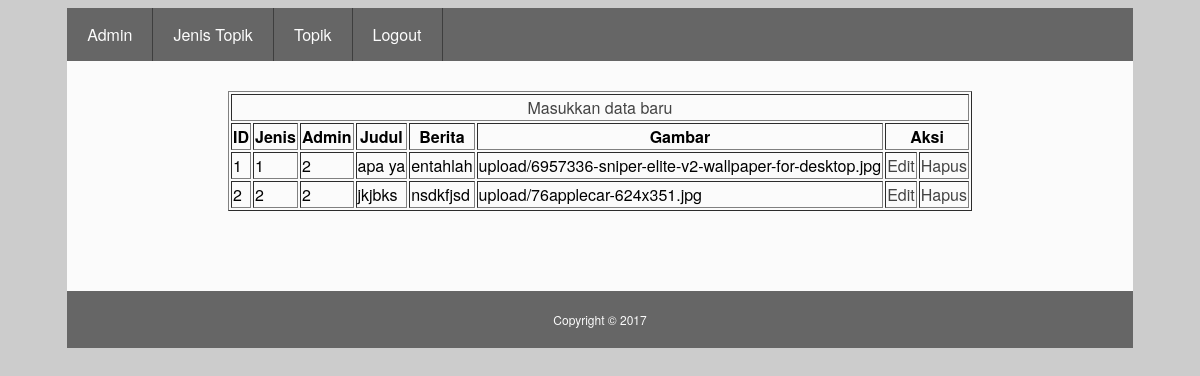
The page /admin/topik.php on the database its author committed.
### tables this page shows
CREATE TABLE IF NOT EXISTS `tbtopik` (
`idTopik` int(10) NOT NULL,
  `idJenisTopik` int(3) NOT NULL,
  `idAdmin` int(3) NOT NULL,
  `judul` varchar(255) NOT NULL,
  `img` varchar(255) DEFAULT NULL,
  `berita` text NOT NULL
);

### class/crud.php (called while the page is built, shortened)
<?php
	class crud{
		private $hasil = array();
		public function select($tabel, $kolom="*", $kondisi=null, $urut=null, $batas=null){
			$q = 'SELECT '.$kolom.' FROM '.$tabel;
			$query = mysql_query($q);
			if($query){
				$this->jmlBaris = mysql_num_rows($query);
				for ($i=0; $i<$this->jmlBaris; $i++) {
					$r = mysql_fetch_array($query);
					$kunci = array_keys($r);
					for($x=0; $x<count($kunci); $x++){
						if(!is_int($kunci[$x])){
							$this->hasil[$i][$kunci[$x]] = $r[$kunci[$x]];
						}
					}
				}
				return true;
			}else{
				$this->pesan = "Proses Gagal";
				return false;
			}
		}
		public function hasil(){
			$val = $this->hasil;
			$this->hasil = array();
			return $val;
		}
	}
?>

### admin/topik.php (the view, shortened to what this page needs)
<?php
	include "../class/crud.php";
	$db = new crud();
	$db->koneksi();
	$db->select("tbTopik");
	$hasil = $db->hasil();
?>
<html>
	<head>
		<link rel="stylesheet" type="text/css" href="../css/style.css">
	</head>
	<body>
		<div id="wrap">
			<div id="header">
				<a href="admin.php"><div class="nav">Admin</div></a>
				<a href="jenisTopik.php"><div class="nav">Jenis Topik</div></a>
				<a href="topik.php"><div class="nav">Topik</div></a>
				<a href="../index.php"><div class="nav">Logout</div></a>
			</div>
			<div id="konten">
				<div class="item">
				<table border="1" align="center">
					<tr>
						<td colspan="8" align="center"><a href="inTopik.php">Masukkan data baru</a></td>
					</tr>
					<tr>
						<th>ID</th>
						<th>Jenis</th>
						<th>Admin</th>
						<th>Judul</th>
						<th>Berita</th>
						<th>Gambar</th>
						<th colspan="2">Aksi</th>
					</tr>
					<?php foreach($hasil as $kolom){ ?>
						<tr>
							<td><?php echo $kolom['idTopik']; ?></td>
							<td><?php echo $kolom['idJenisTopik']; ?></td>
							<td><?php echo $kolom['idAdmin']; ?></td>
							<td><?php echo $kolom['judul']; ?></td>
							<td><?php echo $kolom['berita']; ?></td>
							<td><?php echo $kolom['img']; ?></td>
							<td><a href="upTopik.php?id=<?php echo $kolom['idTopik']; ?>">Edit</a></td>
							<td><a href="simpan.php?aksi=hapus&tabel=tbTopik&id=<?php echo $kolom['idTopik']; ?>">Hapus</a></td>
						</tr>
					<?php } ?>
				</table>
				</div>
			</div>
			<div id="footer">Copyright &copy; 2017</div>
		</div>
	</body>
</html>

### css/style.css (style rules this page uses)
body { background: #cccccc; font-family: "Helvetica Neue", Helvetica, Arial, sans-serif;; }
a { color: #444444; text-decoration: none; }
#wrap { width: 90%; margin: 0 auto; }
#header { width: 100%; background: #666666; }
.nav { padding: 15px 20px; text-align: center; font-size: 16px; float: left; color: #fcfcfc; border-right: 1px solid #3e3e3e; }
#konten { width: 100%; background: #fbfbfb; padding-top: 10px; padding-bottom: 30px; }
.item { padding: 20px 0 50px 0; }
#footer { font-size: 12px; text-align: center; padding: 20px 0; background: #666666; color: #fbfbfb; }

### rows shown on the page
tbtopik: idTopik "1", idJenisTopik "1", idAdmin "2", judul "apa ya", berita "entahlah", img "upload/6957336-sniper-elite-v2-wallpaper-for-desktop.jpg"
tbtopik: idTopik "2", idJenisTopik "2", idAdmin "2", judul "jkjbks", berita "nsdkfjsd", img "upload/76applecar-624x351.jpg"
